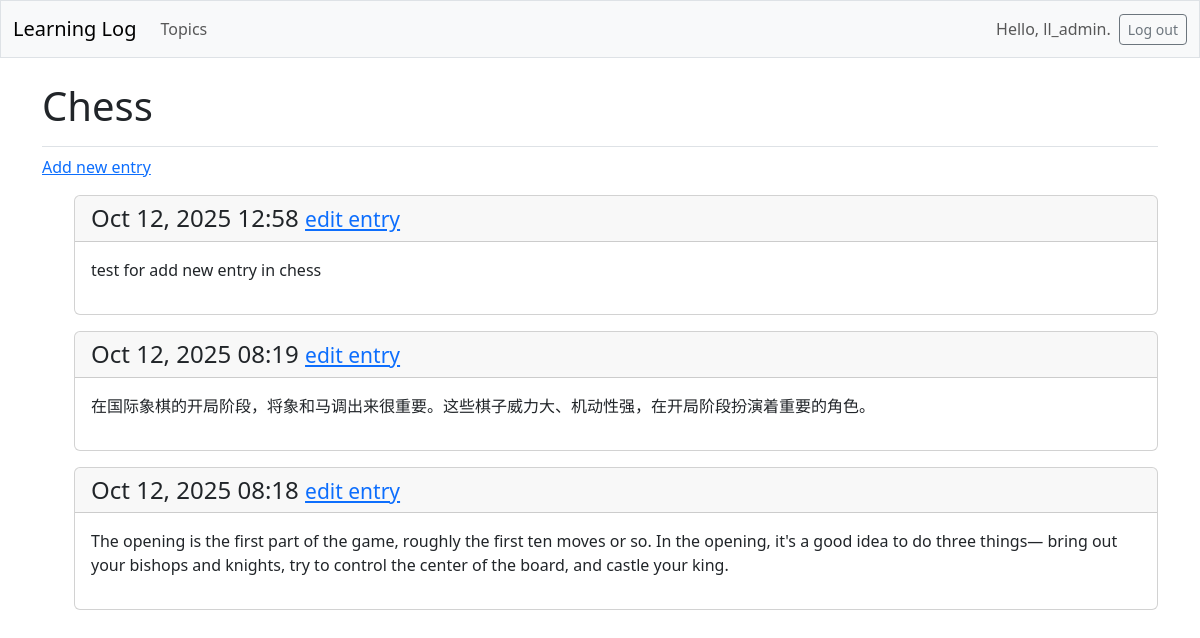
The page /topics/1/ (signed in) on the database its author committed.
### learning_logs/models.py (models this page shows, shortened)
class Topic(models.Model):
    text = models.CharField(max_length=200)
    date_added = models.DateTimeField(auto_now_add=True)
    owner = models.ForeignKey(User, on_delete=models.CASCADE)

class Entry(models.Model):
    topic = models.ForeignKey(Topic, on_delete=models.CASCADE)
    text = models.TextField() # 文字长度不受限制
    date_added = models.DateTimeField(auto_now_add=True)
    class Meta:
        verbose_name_plural = 'entries'

### learning_logs/views.py (the view)
# urls.py: path('topics/<int:topic_id>/', views.topic, name='topic'),
@login_required
def topic(request, topic_id):
    topic = Topic.objects.get(id=topic_id) # 使用 get() 来获取指的主题
    if topic.owner != request.user:
        raise Http404
    entries = topic.entry_set.order_by('-date_added') # date_added 前面的减号指定按降序排列，即先显示最近的条目。
    context = {'topic': topic, 'entries': entries}
    return render(request, 'learning_logs/topic.html', context)

### learning_logs/templates/learning_logs/topic.html
{% extends 'learning_logs/base.html' %}
{% block page_header %}
  <h1>{{ topic.text }}</h1>
{% endblock page_header %}
{% block content %}
  <p>
    <a href="{% url 'learning_logs:new_entry' topic.id %}">Add new entry</a>
  </p>
  <ul>
  {% for entry in entries %}
    <div class="card mb-3">
      <h4 class="card-header">
        {{ entry.date_added|date:'M d, Y H:i' }}
        <small><a href="{% url 'learning_logs:edit_entry' entry.id %}">
          edit entry</a></small>
      </h4>
      <div class="card-body">{{ entry.text|linebreaks }}</div>
    </div>
  {% empty %}
    <p>There are no entries for this topic yet.</p>
  {% endfor %}
  </ul>
{% endblock content %}

### learning_logs/templates/learning_logs/base.html (shortened to what this page needs)
<!doctype html>
<html lang="en">
<head>
  {% load django_bootstrap5 %}
  {% bootstrap_css %}
</head>
<body>
  <nav class="navbar navbar-expand-md navbar-light bg-light mb-4 border">
    <div class="container-fluid">
      <a class="navbar-brand" href="{% url 'learning_logs:index' %}">
          Learning Log</a>
      <div class="collapse navbar-collapse" id="navbarCollapse">
        <ul class="navbar-nav me-auto mb-2 mb-md-0">
          <li class="nav-item">
            <a class="nav-link" href="{% url 'learning_logs:topics' %}">
              Topics</a></li>
        </ul>
        <ul class="navbar-nav ms-auto mb-2 mb-md-0">
          {% if user.is_authenticated %}
            <li class="nav-item">
              <span class="navbar-text me-2">Hello, {{ user.username }}.
                  </span></li>
          {% endif %}
        </ul>
        {% if user.is_authenticated %}
          <form action="{% url 'accounts:logout' %}" method='post'>
            <button name='submit' class='btn btn-outline-secondary btn-sm'>
                Log out</button>
          </form>
        {% endif %}
      </div>
    </div>
  </nav>
  <main class="container">
    <div class="pb-2 mb-2 border-bottom">
      {% block page_header %}{% endblock page_header %}
    </div>
    <div>
      {% block content %}{% endblock content %}
    </div>
  </main>
</body>
</html>

### rows shown on the page
Topic: text "Chess"
Entry: date_added "Oct 12, 2025 12:58", text "test for add new entry in chess"
Entry: date_added "Oct 12, 2025 08:19", text "在国际象棋的开局阶段，将象和马调出来很重要。这些棋子威力大、机动性强，在开局阶段扮演着重要的角色。"
Entry: date_added "Oct 12, 2025 08:18", text "The opening is the first part of the game, roughly the first ten moves or so. In the opening, it's a good idea to do three things— bring out your bishops and knights, try to control the center of the board, and castle your king."

### other values the page prints
{{ user.username }} "ll_admin"
